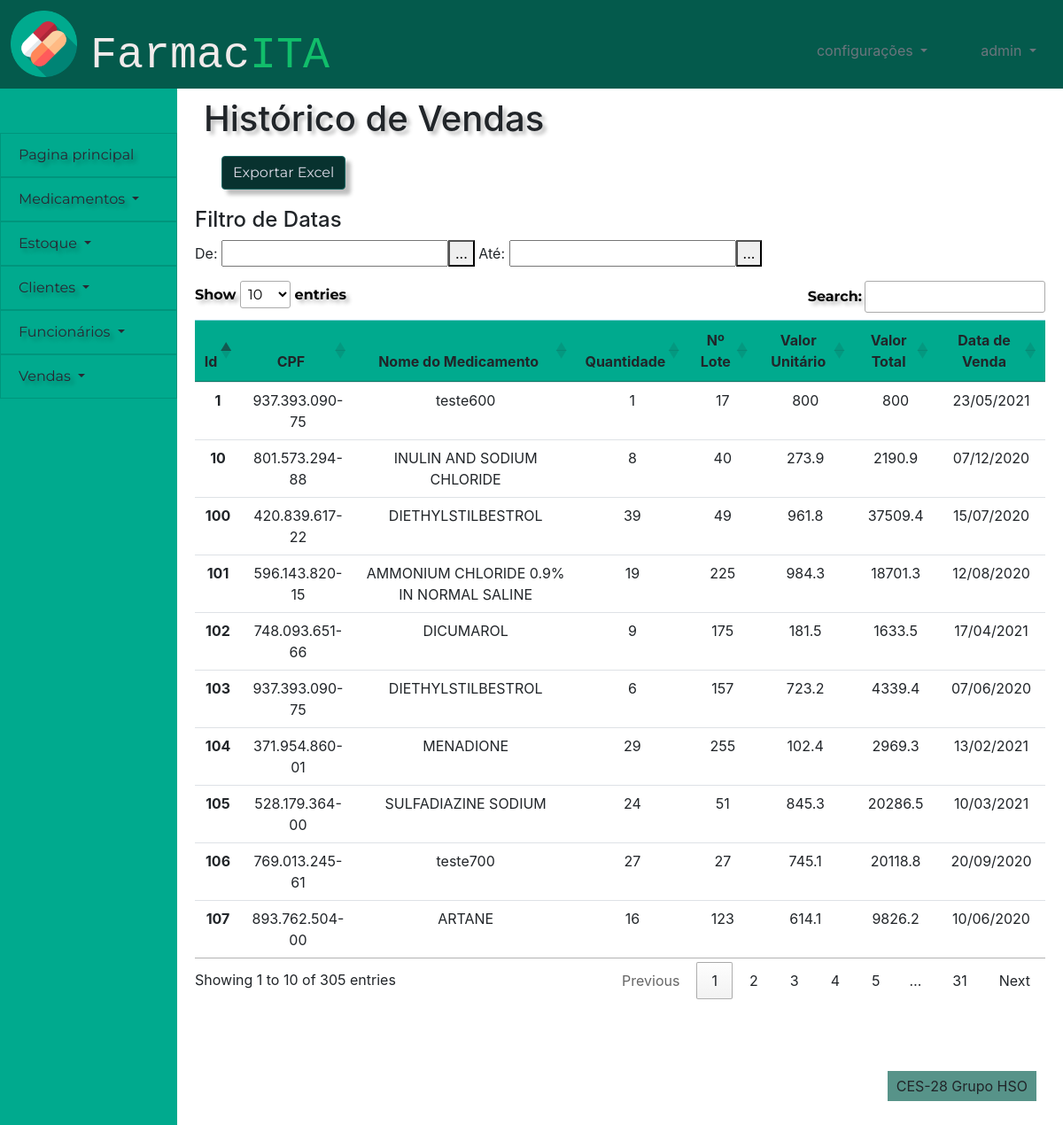
Page /financeiro/historico_vendas (signed in) on the committed database.
### financeiro/models.py (models this page shows)
class ordem_de_venda(models.Model):
    id_ordem_de_venda = models.AutoField(primary_key=True)
    id_cliente = models.ForeignKey(cliente,on_delete=models.PROTECT)
    id_lote_medicamento = models.ForeignKey(lote_medicamento,on_delete=models.PROTECT)
    quantidade = models.IntegerField(default = 0)
    desconto =  models.BooleanField(default=False)
    venda =  models.BooleanField(default=False)
    ativo = models.BooleanField(default=True)
    data_de_venda = models.DateField(auto_now=True,auto_now_add=False,null=False)
    percentual_desconto = models.DecimalField(max_digits=40,decimal_places=2,default=0)
    preco_desconto = models.DecimalField(max_digits=40,decimal_places=2,null=True)
    valor_total_venda = models.DecimalField(max_digits=40,decimal_places=2,null=True)

### pessoas/models.py (models this page shows)
class cliente(models.Model):
    id_cliente = models.AutoField(primary_key=True)
    nome_cliente = models.CharField(max_length=100)
    cpf = models.CharField(max_length=14)
    telefone = models.CharField(max_length=15)
    data_nascimento = models.DateField(default=datetime.now)
    ativo = models.BooleanField(default=True)
    class Meta:
        db_table = 'clientes'

### controle_estoque/models.py (models this page shows)
class lote_medicamento(models.Model):
    id_lote_medicamento = models.AutoField(primary_key=True)
    id_medicamento = models.ForeignKey(medicamento,on_delete=models.PROTECT)
    id_fornecedor = models.ForeignKey(fornecedor,on_delete=models.PROTECT)
    preco = models.DecimalField(max_digits=40,decimal_places=2)
    quantidade_de_caixas = models.CharField(max_length=100)
    quantidade_por_caixa = models.CharField(max_length=100)
    dosagem = models.CharField(max_length=100)
    data_de_validade = models.DateField(auto_now=False,auto_now_add=False,null=False)
    industria_farmaceutica = models.CharField(max_length=100)
    excluido = models.BooleanField(default=False)
    class Meta:
        db_table = 'lote_medicamento'

### cadastro_medicamentos/models.py (models this page shows)
class medicamento(models.Model):
    id_medicamento = models.AutoField(primary_key=True)
    nome_medicamento = models.CharField(max_length=100)
    classificacao = models.CharField(max_length=100, default='Sem tarja')
    principio_ativo = models.ManyToManyField(principio_ativo2, through='rel_medicamento_principio_ativo2')
    excluido = models.BooleanField(default=False)
    def __str__(self):
        return self.nome_medicamento

### financeiro/views.py (the view)
# urls.py: path('historico_vendas',views.historico_vendas, name = 'historico_vendas'),
def historico_vendas(request):
    check, retorno = checar_cargo(request)
    if check:
        return retorno
    cargo = funcionario.objects.get(user=request.user).cargo
    lista = ordem_de_venda.objects.filter(ativo=True,venda=True)
    if request.method == "POST":
        p = request.POST
        cpf = p.get("cpf")
        id_cliente = cliente.objects.filter(ativo=True,cpf__icontains = cpf)
        lista = ordem_de_venda.objects.filter(ativo=True,venda=True,id_cliente__in=id_cliente)
    else:
        lista = ordem_de_venda.objects.filter(ativo=True,venda=True)
    return render(request, 'financeiro/pagina_historico_de_vendas.html', {"lista":lista,'cargo':cargo})

### financeiro/views.py (called while the page is built)
def checar_cargo(request):
    user = request.user
    if user.is_anonymous:
        return True, redirect('/')
    else:
        cargo = funcionario.objects.get(user=request.user).cargo
        if cargo == 'Farmacêutico':
            return True, render(request,'sem_permissao.html',{'cargo':cargo})
    return False, False

### frontend/financeiro/pagina_historico_de_vendas.html (shortened to what this page needs)
{% extends 'template/padrao.html' %}
{%block titulo-conteudo %}
Histórico de Vendas
{% endblock %}
{% block content %}
{% load static %}
<link rel="stylesheet" href="https://cdn.datatables.net/1.10.24/css/jquery.dataTables.min.css">
<link data-require="jqueryui@*" data-semver="1.10.0" rel="stylesheet" href="//cdnjs.cloudflare.com/ajax/libs/jqueryui/1.10.0/css/smoothness/jquery-ui-1.10.0.custom.min.css" />
<div>
    <div id="gerar_relas">
        <a href="{% url 'gerar_relatorio' %}" class="btn custom-btn btn-primary">Exportar Excel </a>
    </div>
    <div class = "col-nd-4">
    <div class="tabela">
        <h4>Filtro de Datas</h4>
        <p id="date_filter">
            <span id="date-label-from" class="date-label">De: </span><input class="date_range_filter date" type="text" id="datepicker_from"/>
            <span id="date-label-to" class="date-label">Até: <input class="date_range_filter date" type="text" id="datepicker_to" />
        </p>
        <div style="display:flex;justify-content:center;align-items:center;">
        <table id="vendas" class="table table-hover">
            <thead class="table-info">
                <tr>
                    <th scope="col">Id</th>
                    <th scope="col">CPF</th>
                    <th scope="col">Nome do Medicamento</th>
                    <th scope="col">Quantidade</th>
                    <th scope="col">Nº Lote</th>
                    <th scope="col">Valor Unitário</th>
                    <th scope="col">Valor Total</th>
                    <th scope="col">Data de Venda</th>
                </tr>
            </thead>
            <tbody>
            {% for i in lista %}
                <tr class={{i.id}}>
                    <th scope="row">{{i.id_ordem_de_venda}}</th>
                    <td class = "CPF">{{i.id_cliente.cpf}}</td>
                    <td class = "Nome">{{i.id_lote_medicamento.id_medicamento}}</td>
                    <td class = "Quantidade">{{i.quantidade}}</td>
                    <td class = "Nº Lote">{{i.id_lote_medicamento.id_lote_medicamento}}</td>
                    <td class = "Valor Unitário">{{i.preco_desconto | floatformat }}</td>
                    <td class = "Valor Total">
                        {{i.valor_total_venda | floatformat}}</td>
                    <td class = "qtd_caixas" data-sort='{{i.data_de_venda|date:"U"}}'>{{i.data_de_venda}}</td>
                </tr>
            {% endfor %}
            </tbody>
        </table>
        </div>
    </div>
</div>
{% endblock %}

### frontend/template/padrao.html (shortened to what this page needs)
{% load static %}
<!DOCTYPE html>
<html lang="en">
<head>
    <link href="{% static 'bootstrap-4.5.3-dist/css/bootstrap.css' %}" rel="stylesheet">
    <link href="{% static '_css/style.css' %}" rel="stylesheet">
</head>
<body>
    <div id="header">
        <div class="icone" >
            <img  src = "{% static '/images/capsules.png' %}" alt="Teste" height="75">
        </div>
        <div class="row">
            <div class="text-left titulo">
                <p class="logo">Farmac<span class="logo-span">ITA</span></p>
            </div>
        </div>
        <div class="row">
            <div  class = "col">
                <div class="usuario dropdown text-right float-right">
                    <a class="dropdown-toggle text-secondary" href="#" role="button" id="dropdownusuario" data-toggle="dropdown"
                        aria-haspopup="true" aria-expanded="false">
                        {{user}}
                    </a>
                </div>
                <div class="usuario dropdown text-right float-right">
                    <a class="dropdown-toggle text-secondary" href="#" role="button" id="dropdownusuario" data-toggle="dropdown"
                        aria-haspopup="true" aria-expanded="false">
                        configurações
                    </a>
                </div>
            </div>
        </div>
    </div>
    <nav class="list-group-item-info" id="menu">
        <div class="dropdown">
            <a class="list-group-item list-group-item-action list-group-item-info dropdown-item"
            role="button" id="dropdownprincipal"  aria-expanded="false" href="/pessoas/pagina_principal" >
                 Pagina principal
            </a>
        </div>
        <div class="dropdown">
            <a class="list-group-item list-group-item-action list-group-item-info dropdown-toggle" href="#"
                role="button" id="dropdownmedicamentos" data-toggle="dropdown" aria-haspopup="true" aria-expanded="false">
                Medicamentos
            </a>
        </div>
        <div class="dropdown">
            <a class="list-group-item list-group-item-action list-group-item-info dropdown-toggle" href="#"
                role="button" id="dropdownestoque" data-toggle="dropdown" aria-haspopup="true" aria-expanded="false">
                Estoque
            </a>
        </div>
        <div class="dropdown">
            <a class="list-group-item list-group-item-action list-group-item-info dropdown-toggle" href="#"
                role="button" id="dropdownclientes" data-toggle="dropdown" aria-haspopup="true" aria-expanded="false">
                Clientes
            </a>
        </div>
        <div class="dropdown">
            <a class="list-group-item list-group-item-action list-group-item-info dropdown-toggle" href="#"
                role="button" id="dropdownfuncionarios" data-toggle="dropdown" aria-haspopup="true" aria-expanded="false">
                Funcionários
            </a>
        </div>
        <div class="dropdown">
            <a class="list-group-item list-group-item-action list-group-item-info dropdown-toggle" href="#"
                role="button" id="dropdownvendas" data-toggle="dropdown" aria-haspopup="true" aria-expanded="false">
                Vendas
            </a>
        </div>
    </nav>
    <div id="content">
        <div class="titulo_pagina">
            <h1 class="h1">
                {% block titulo-conteudo %}
                {% endblock %}
            </h1>
        </div>
        <div>
        {% block content %}
        {% endblock %}
        </div>
    </div>
    <div id="footer">
        <p class="rodape-texto align-text-bottom">CES-28 Grupo HSO</p>
    </div>
</body>
</html>

### static/_css/style.css (style rules this page uses)
:root { --bdazzled-blue: #3d5a80ff; --pale-cerulean: #98c1d9ff; --light-cyan: rgb(240, 254, 255); --burnt-sienna: #6BA368; --gunmetal: #515B3A; --header-height:100px; --menu-width:200px; --footer-height:100px; --form-width:400px; --table-width: 1000px; }
.logo { font-size: 50px; font-family: monospace; color: rgb(241, 235, 235); }
.logo-span { color: #11BE6B ; }
.tabela { width: var(--table-width); padding: 20px; margin: 0 auto; }
body { display: grid; grid-template-columns: var(--menu-width) 1fr; grid-template-rows: var(--header-height) 1fr var(--footer-height); grid-template-areas: " cabeca cabeca" " links conteudo" " links rodape" ; height: 100vh; }
.usuario { padding: 45px 30px; color: white; }
.titulo { padding: 25px 30px ; }
div#header { display:grid; grid-template-columns: 0.10fr 1fr 1fr; grid-area: cabeca; background-color: #045A4C }
nav#menu { background-color: #00AA8E; padding-top: 50px; grid-area: links ; }
div#content { grid-area: conteudo; }
div#footer { padding-top: 45px ; text-align: center; grid-area: rodape; background-color: rgba(218, 203, 203, 0); }
.rodape-texto { float:right; width: auto; margin-right: 30px; padding: 5px 10px ; background-color: #579389; }
.titulo_pagina { padding: 10px 30px; }
.icone { padding-left: 12px ; padding-top: 12px ; }
.list-group-item-info { background-color: #00AA8E; }
.list-group-item { font-family: Montserrat; color: rgb(41, 40, 51); text-shadow: 4px 4px 4px rgba(0, 0, 0, 0.25); }
.btn { font-family: Montserrat; box-shadow: 6px 6px 4px rgba(0, 0, 0, 0.25); }
.btn.btn-outline-primary, .custom-btn { color: rgb(219, 218, 230); background-color: #08322F; border-color: #186661; }
.h1 { text-shadow: 4px 4px 4px rgba(0, 0, 0, 0.25); }
.table-info { background-color: #00AA8E; }
#gerar_relas { padding-left: 50px; }

### rows in the picture
ordem_de_venda: id_ordem_de_venda "1", id_cliente.cpf "937.393.090-75", id_lote_medicamento.id_medicamento "teste600", quantidade "1", id_lote_medicamento.id_lote_medicamento "17", preco_desconto "800", valor_total_venda "800", data_de_venda "23/05/2021"
ordem_de_venda: id_ordem_de_venda "10", id_cliente.cpf "801.573.294-88", id_lote_medicamento.id_medicamento "INULIN AND SODIUM CHLORIDE", quantidade "8", id_lote_medicamento.id_lote_medicamento "40", preco_desconto "273.9", valor_total_venda "2190.9", data_de_venda "07/12/2020"
ordem_de_venda: id_ordem_de_venda "100", id_cliente.cpf "420.839.617-22", id_lote_medicamento.id_medicamento "DIETHYLSTILBESTROL", quantidade "39", id_lote_medicamento.id_lote_medicamento "49", preco_desconto "961.8", valor_total_venda "37509.4", data_de_venda "15/07/2020"
ordem_de_venda: id_ordem_de_venda "101", id_cliente.cpf "596.143.820-15", id_lote_medicamento.id_medicamento "AMMONIUM CHLORIDE 0.9% IN NORMAL SALINE", quantidade "19", id_lote_medicamento.id_lote_medicamento "225", preco_desconto "984.3", valor_total_venda "18701.3", data_de_venda "12/08/2020"
ordem_de_venda: id_ordem_de_venda "102", id_cliente.cpf "748.093.651-66", id_lote_medicamento.id_medicamento "DICUMAROL", quantidade "9", id_lote_medicamento.id_lote_medicamento "175", preco_desconto "181.5", valor_total_venda "1633.5", data_de_venda "17/04/2021"
ordem_de_venda: id_ordem_de_venda "103", id_cliente.cpf "937.393.090-75", id_lote_medicamento.id_medicamento "DIETHYLSTILBESTROL", quantidade "6", id_lote_medicamento.id_lote_medicamento "157", preco_desconto "723.2", valor_total_venda "4339.4", data_de_venda "07/06/2020"
ordem_de_venda: id_ordem_de_venda "104", id_cliente.cpf "371.954.860-01", id_lote_medicamento.id_medicamento "MENADIONE", quantidade "29", id_lote_medicamento.id_lote_medicamento "255", preco_desconto "102.4", valor_total_venda "2969.3", data_de_venda "13/02/2021"
ordem_de_venda: id_ordem_de_venda "105", id_cliente.cpf "528.179.364-00", id_lote_medicamento.id_medicamento "SULFADIAZINE SODIUM", quantidade "24", id_lote_medicamento.id_lote_medicamento "51", preco_desconto "845.3", valor_total_venda "20286.5", data_de_venda "10/03/2021"
ordem_de_venda: id_ordem_de_venda "106", id_cliente.cpf "769.013.245-61", id_lote_medicamento.id_medicamento "teste700", quantidade "27", id_lote_medicamento.id_lote_medicamento "27", preco_desconto "745.1", valor_total_venda "20118.8", data_de_venda "20/09/2020"
ordem_de_venda: id_ordem_de_venda "107", id_cliente.cpf "893.762.504-00", id_lote_medicamento.id_medicamento "ARTANE", quantidade "16", id_lote_medicamento.id_lote_medicamento "123", preco_desconto "614.1", valor_total_venda "9826.2", data_de_venda "10/06/2020"

### other values in the picture
{{ user }} "admin"
